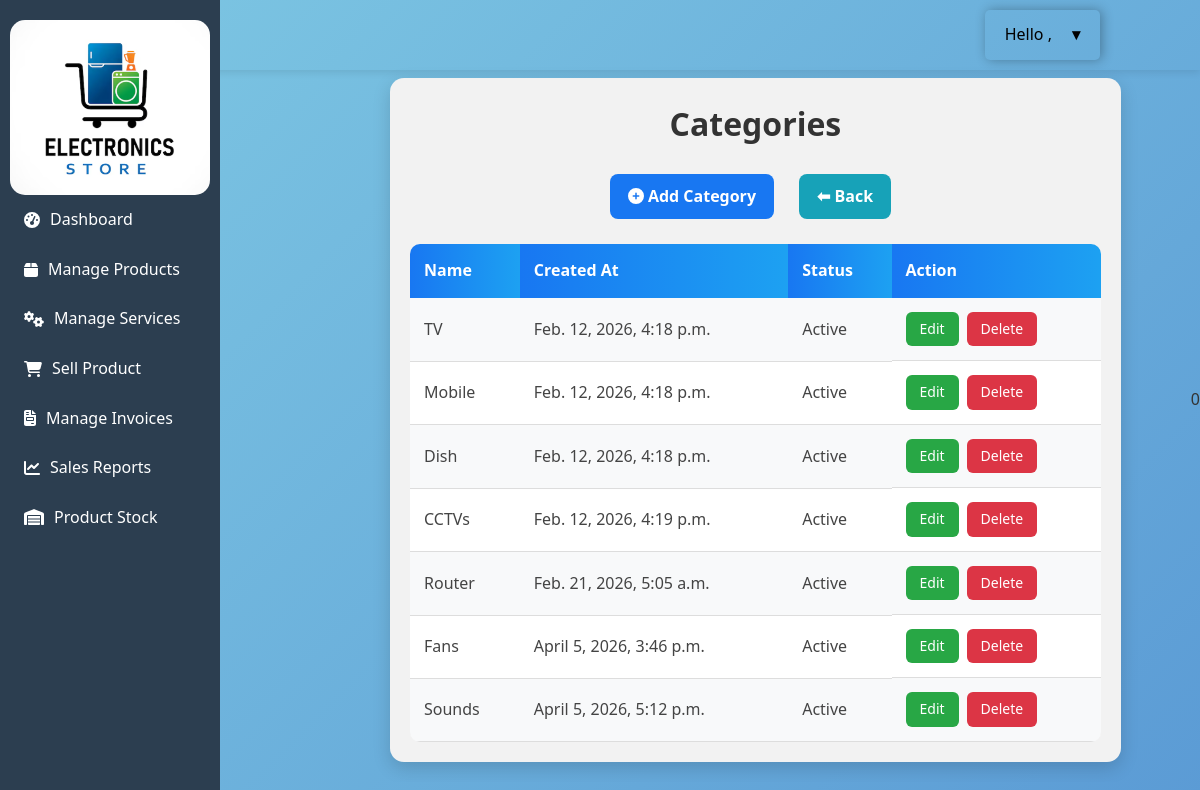
The page /categories on the database its author committed.
### core/models.py (models this page shows, shortened)
class Category(models.Model):
    STATUS_CHOICES = [
        ('Active', 'Active'),
        ('Inactive', 'Inactive'),
    ]
    ct_id = models.AutoField(primary_key=True)
    ct_name = models.CharField(max_length=100, unique=True)
    created_at = models.DateTimeField(auto_now_add=True)
    status = models.CharField(max_length=10, choices=STATUS_CHOICES, default='Active')

### core/views.py (the view)
# urls.py: path('categories', views.category_list, name='cat_list'),
def category_list(request):
    categories = Category.objects.all()
    return render(request, 'core/owner/category_list.html', {'categories': categories})

### core/views.py (called while the page is built)
def shopowner_context(request):
    owner = None
    if request.session.get('shopowner_id'):
        owner = ShopOwner.objects.filter(
            sw_id=request.session['shopowner_id']
        ).first()
    return {
        'shopowner': owner
    }

### core/templates/core/owner/category_list.html
{% extends 'core/base.html' %} {% load static %} {% block content %}
<link rel="stylesheet" href="{% static 'core/css/category.css' %}" />
<div class="container">
  <h2 class="title">Categories</h2>
  <div class="btn-group-center">
    <a href="{% url 'add_category' %}" class="btn add"
      ><b><i class="fa fa-plus-circle"></i> Add Category</b></a
    >
    <a href="{% url 'manage_prod' %}" class="btn back"><b>⬅ Back</b></a>
  </div>
  <table class="category-table">
    <tr>
      <th>Name</th>
      <th>Created At</th>
      <th>Status</th>
      <th>Action</th>
    </tr>
    {% for cat in categories %}
    <tr>
      <td>{{ cat.ct_name }}</td>
      <td>{{ cat.created_at }}</td>
      <td>{{cat.status}}</td>
      <td class="actions">
        <a href="{% url 'update_cat' cat.pk %}" class="btn1 btn-edit">Edit</a>
        <a href="{% url 'delete_cat' cat.pk %}" class="btn1 btn-delete"
          >Delete</a
        >
      </td>
    </tr>
    {% empty %}
    <tr>
      <td colspan="5" class="no-data">No categories found.</td>
    </tr>
    {% endfor %}
  </table>
</div>
{% endblock %}

### core/static/core/css/style.css (style rules this page uses)
* { margin: 0; padding: 0; box-sizing: border-box; }
body { font-family: 'Segoe UI', Tahoma, Geneva, Verdana, sans-serif; background-color: #f5f7fa; color: #333; line-height: 1.6; }

### core/static/core/css/login.css (style rules this page uses)
body { font-family: "Segoe UI", Tahoma, Geneva, Verdana, sans-serif; background: linear-gradient(135deg, #89f7fe 0%, #66a6ff 100%); min-height: 100vh; margin: 0; display: flex; align-items: center; justify-content: center; }

### core/static/core/css/base.css (style rules this page uses)
body { display: flex; margin: 0; font-family: Arial, sans-serif; }

### core/static/core/css/category.css (style rules this page uses)
body { background: linear-gradient(135deg, #7ec8e3, #5b9bd5); font-family: "Segoe UI", Tahoma, Geneva, Verdana, sans-serif; }
.container { max-width: 1000px; margin: 40px 50px 0px 150px; background: #f2f2f2; padding: 20px; border-radius: 14px; box-shadow: 0 6px 18px rgba(0,0,0,0.15); }
.title { text-align: center; font-size: 32px; font-weight: 700; margin-bottom: 25px; color: #333; }
.btn { display: inline-block; padding: 10px 18px; border-radius: 8px; text-decoration: none; color: white; margin-right: 10px; transition: 0.3s; }
.btn.add { background: #1877f2; }
.btn.back { background: #17a2b8; }
.category-table { width: 100%; border-collapse: collapse; margin-top: 25px; overflow: hidden; border-radius: 10px; }
.category-table th { background: linear-gradient(to right, #1877f2, #1da1f2); color: white; padding: 14px; text-align: left; font-size: 16px; }
.category-table td { padding: 14px; border-bottom: 1px solid #ddd; color: #444; background: #ffffff; }
.category-table tr:nth-child(even) td { background: #f8f9fa; }
.actions { display: flex; gap: 8px; }
.btn-group-center { display: flex; justify-content: center; align-items: center; gap: 15px; margin-bottom: 20px; }
.btn1 { padding: 6px 14px; border-radius: 6px; text-decoration: none; color: white; font-size: 14px; font-weight: 500; }
.btn-edit { background: #28a745; }
.btn-delete { background: #dc3545; }

### rows shown on the page
Category: ct_name "TV", created_at "Feb. 12, 2026, 4:18 p.m.", status "Active"
Category: ct_name "Mobile", created_at "Feb. 12, 2026, 4:18 p.m.", status "Active"
Category: ct_name "Dish", created_at "Feb. 12, 2026, 4:18 p.m.", status "Active"
Category: ct_name "CCTVs", created_at "Feb. 12, 2026, 4:19 p.m.", status "Active"
Category: ct_name "Router", created_at "Feb. 21, 2026, 5:05 a.m.", status "Active"
Category: ct_name "Fans", created_at "April 5, 2026, 3:46 p.m.", status "Active"
Category: ct_name "Sounds", created_at "April 5, 2026, 5:12 p.m.", status "Active"
